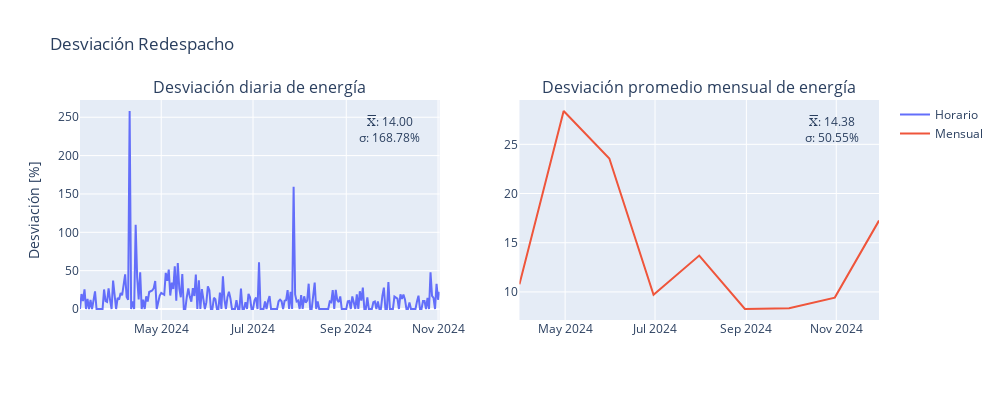

The cell this chart's notebook holds for it:
### Code cell
# fig_avg_reprog = px.line(monthly_avg_reprog, x=COL_DATE, y=COL_UNIFIED, title='Total mensual')
# fig_avg_reprog.update_layout(title='Desviación reprogramada', xaxis_title='Fecha', yaxis_title='Desviación (%)')

# Crear la figura con subplots
fig = plot_results(
    percentage_desv_redesp_penalty, 
    monthly_avg_redesp, 
    "Desviación Redespacho", 
    "Desviación diaria de energía",
    "Desviación promedio mensual de energía", 
)
fig.show()

### Figure 1 — Plotly figure (JSON) as saved in the notebook; plotly's stock layout.template omitted (floating-point values rounded to 4 significant figures; data arrays with more than 128 entries replaced by an {"elided": "..."} marker saying what was removed)
{"data": [{"mode": "lines", "name": "Horario", "type": "scatter", "x": {"elided": "238 str values"}, "xaxis": "x", "y": {"elided": "238 float values"}, "yaxis": "y"}, {"mode": "lines", "name": "Mensual", "type": "scatter", "x": ["2024-03-31T00:00:00", "2024-04-30T00:00:00", "2024-05-31T00:00:00", "2024-06-30T00:00:00", "2024-07-31T00:00:00", "2024-08-31T00:00:00", "2024-09-30T00:00:00", "2024-10-31T00:00:00", "2024-11-30T00:00:00"], "xaxis": "x2", "y": [10.78, 28.39, 23.56, 9.707, 13.69, 8.264, 8.335, 9.423, 17.25], "yaxis": "y2"}], "layout": {"annotations": [{"font": {"size": 16}, "showarrow": false, "text": "Desviación diaria de energía", "x": 0.225, "xanchor": "center", "xref": "paper", "y": 1, "yanchor": "bottom", "yref": "paper"}, {"font": {"size": 16}, "showarrow": false, "text": "Desviación promedio mensual de energía", "x": 0.775, "xanchor": "center", "xref": "paper", "y": 1, "yanchor": "bottom", "yref": "paper"}, {"showarrow": false, "text": "X̅: 14.00<br>σ: 168.78%", "x": 0.95, "xref": "x domain", "y": 0.95, "yref": "y domain"}, {"showarrow": false, "text": "X̅: 14.38<br>σ: 50.55%", "x": 0.95, "xref": "x2 domain", "y": 0.95, "yref": "y2 domain"}], "height": 400, "title": {"text": "Desviación Redespacho"}, "width": 1000, "xaxis": {"anchor": "y", "domain": [0, 0.45]}, "xaxis2": {"anchor": "y2", "domain": [0.55, 1]}, "yaxis": {"anchor": "x", "domain": [0, 1], "title": {"text": "Desviación [%]"}}, "yaxis2": {"anchor": "x2", "domain": [0, 1]}}}
